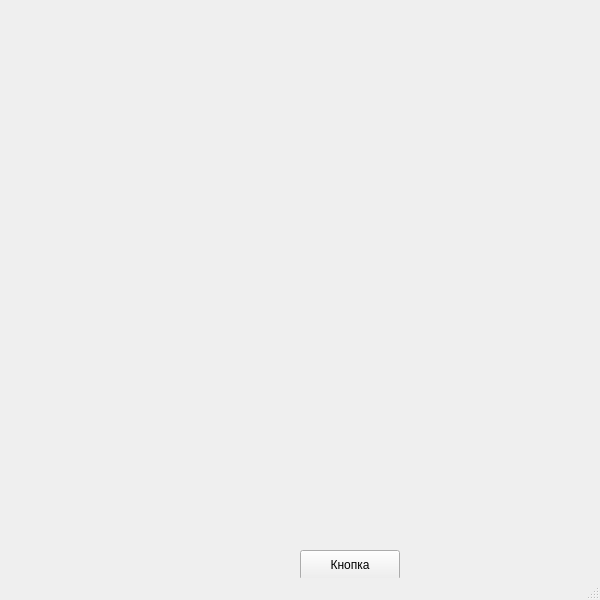
<?xml version="1.0" encoding="UTF-8"?>
<ui version="4.0">
 <class>MainWindow</class>
 <widget class="QMainWindow" name="MainWindow">
  <property name="geometry">
   <rect>
    <x>0</x>
    <y>0</y>
    <width>600</width>
    <height>600</height>
   </rect>
  </property>
  <property name="windowTitle">
   <string>MainWindow</string>
  </property>
  <widget class="QWidget" name="centralwidget">
   <widget class="QPushButton" name="pushButton">
    <property name="geometry">
     <rect>
      <x>300</x>
      <y>550</y>
      <width>100</width>
      <height>30</height>
     </rect>
    </property>
    <property name="text">
     <string>Кнопка</string>
    </property>
    <property name="checkable">
     <bool>true</bool>
    </property>
   </widget>
   <widget class="QLabel" name="label">
    <property name="geometry">
     <rect>
      <x>0</x>
      <y>0</y>
      <width>600</width>
      <height>550</height>
     </rect>
    </property>
    <property name="font">
     <font>
      <pointsize>24</pointsize>
     </font>
    </property>
    <property name="text">
     <string> </string>
    </property>
    <property name="textFormat">
     <enum>Qt::AutoText</enum>
    </property>
   </widget>
  </widget>
  <widget class="QMenuBar" name="menubar">
   <property name="geometry">
    <rect>
     <x>0</x>
     <y>0</y>
     <width>554</width>
     <height>26</height>
    </rect>
   </property>
  </widget>
  <widget class="QStatusBar" name="statusbar"/>
 </widget>
 <resources/>
 <connections/>
</ui>
